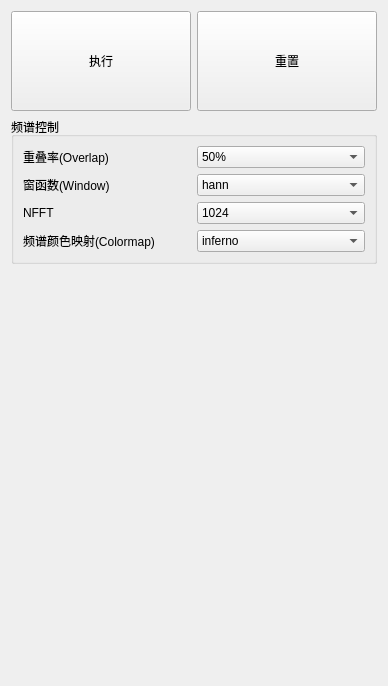
<?xml version="1.0" encoding="UTF-8"?>
<ui version="4.0">
 <class>Form</class>
 <widget class="QWidget" name="Form">
  <property name="geometry">
   <rect>
    <x>0</x>
    <y>0</y>
    <width>388</width>
    <height>686</height>
   </rect>
  </property>
  <property name="windowTitle">
   <string>Form</string>
  </property>
  <layout class="QVBoxLayout" name="verticalLayout_2">
   <item>
    <layout class="QHBoxLayout" name="horizontalLayout_2">
     <item>
      <widget class="QPushButton" name="pb_para_setting_panel_implement">
       <property name="sizePolicy">
        <sizepolicy hsizetype="Minimum" vsizetype="Fixed">
         <horstretch>0</horstretch>
         <verstretch>0</verstretch>
        </sizepolicy>
       </property>
       <property name="minimumSize">
        <size>
         <width>100</width>
         <height>100</height>
        </size>
       </property>
       <property name="text">
        <string>执行</string>
       </property>
      </widget>
     </item>
     <item>
      <widget class="QPushButton" name="pb_para_setting_panel_reset">
       <property name="minimumSize">
        <size>
         <width>100</width>
         <height>100</height>
        </size>
       </property>
       <property name="text">
        <string>重置</string>
       </property>
      </widget>
     </item>
    </layout>
   </item>
   <item>
    <layout class="QHBoxLayout" name="horizontalLayout">
     <item>
      <widget class="QGroupBox" name="groupBox">
       <property name="title">
        <string>频谱控制</string>
       </property>
       <layout class="QVBoxLayout" name="verticalLayout">
        <item>
         <layout class="QGridLayout" name="gridLayout_2">
          <item row="2" column="1">
           <widget class="QComboBox" name="comboBox">
            <property name="currentIndex">
             <number>3</number>
            </property>
            <item>
             <property name="text">
              <string>128</string>
             </property>
            </item>
            <item>
             <property name="text">
              <string>256</string>
             </property>
            </item>
            <item>
             <property name="text">
              <string>512</string>
             </property>
            </item>
            <item>
             <property name="text">
              <string>1024</string>
             </property>
            </item>
            <item>
             <property name="text">
              <string>2048</string>
             </property>
            </item>
            <item>
             <property name="text">
              <string>4096</string>
             </property>
            </item>
            <item>
             <property name="text">
              <string>9192</string>
             </property>
            </item>
           </widget>
          </item>
          <item row="1" column="0">
           <widget class="QLabel" name="label_2">
            <property name="text">
             <string>窗函数(Window)</string>
            </property>
           </widget>
          </item>
          <item row="0" column="1">
           <widget class="QComboBox" name="cb_stft_overlap">
            <property name="sizePolicy">
             <sizepolicy hsizetype="Preferred" vsizetype="Fixed">
              <horstretch>0</horstretch>
              <verstretch>0</verstretch>
             </sizepolicy>
            </property>
            <property name="currentIndex">
             <number>2</number>
            </property>
            <item>
             <property name="text">
              <string>0%</string>
             </property>
            </item>
            <item>
             <property name="text">
              <string>25%</string>
             </property>
            </item>
            <item>
             <property name="text">
              <string>50%</string>
             </property>
            </item>
            <item>
             <property name="text">
              <string>75%</string>
             </property>
            </item>
           </widget>
          </item>
          <item row="2" column="0">
           <widget class="QLabel" name="label_3">
            <property name="text">
             <string>NFFT</string>
            </property>
           </widget>
          </item>
          <item row="0" column="0">
           <widget class="QLabel" name="label">
            <property name="text">
             <string>重叠率(Overlap)</string>
            </property>
           </widget>
          </item>
          <item row="3" column="0">
           <widget class="QLabel" name="label_4">
            <property name="text">
             <string>频谱颜色映射(Colormap)</string>
            </property>
           </widget>
          </item>
          <item row="3" column="1">
           <widget class="QComboBox" name="cb_stft_colormap">
            <item>
             <property name="text">
              <string>inferno</string>
             </property>
            </item>
            <item>
             <property name="text">
              <string>turbo</string>
             </property>
            </item>
            <item>
             <property name="text">
              <string>plasma</string>
             </property>
            </item>
            <item>
             <property name="text">
              <string>viridis</string>
             </property>
            </item>
            <item>
             <property name="text">
              <string>cividis</string>
             </property>
            </item>
            <item>
             <property name="text">
              <string>magma</string>
             </property>
            </item>
           </widget>
          </item>
          <item row="1" column="1">
           <widget class="QComboBox" name="cb_stft_window">
            <item>
             <property name="text">
              <string>hann</string>
             </property>
            </item>
            <item>
             <property name="text">
              <string>hamming</string>
             </property>
            </item>
            <item>
             <property name="text">
              <string>triang</string>
             </property>
            </item>
            <item>
             <property name="text">
              <string>boxcar</string>
             </property>
            </item>
            <item>
             <property name="text">
              <string>blackman</string>
             </property>
            </item>
           </widget>
          </item>
         </layout>
        </item>
       </layout>
      </widget>
     </item>
    </layout>
   </item>
   <item>
    <spacer name="verticalSpacer">
     <property name="orientation">
      <enum>Qt::Orientation::Vertical</enum>
     </property>
     <property name="sizeHint" stdset="0">
      <size>
       <width>20</width>
       <height>40</height>
      </size>
     </property>
    </spacer>
   </item>
  </layout>
 </widget>
 <resources/>
 <connections/>
</ui>
